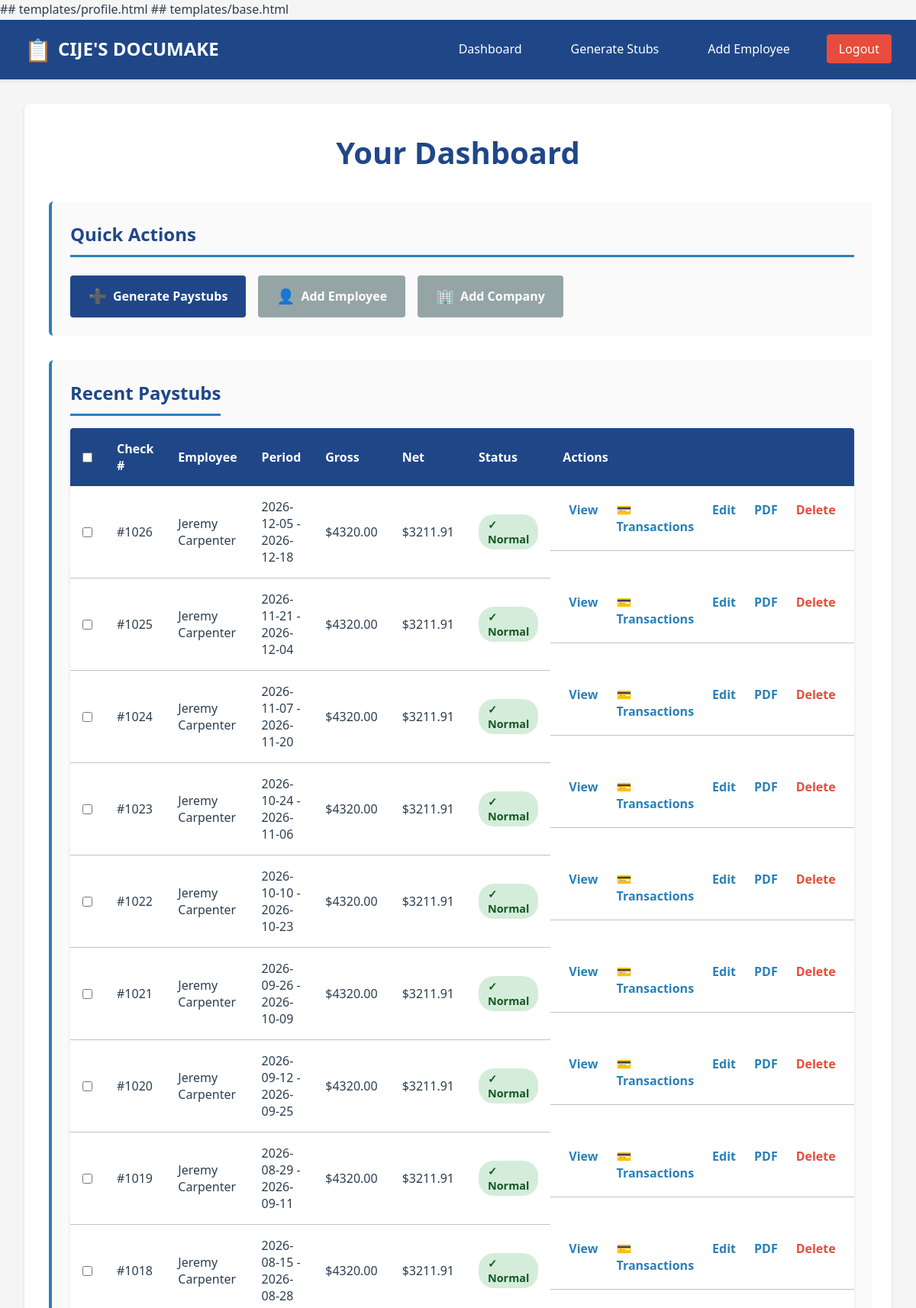
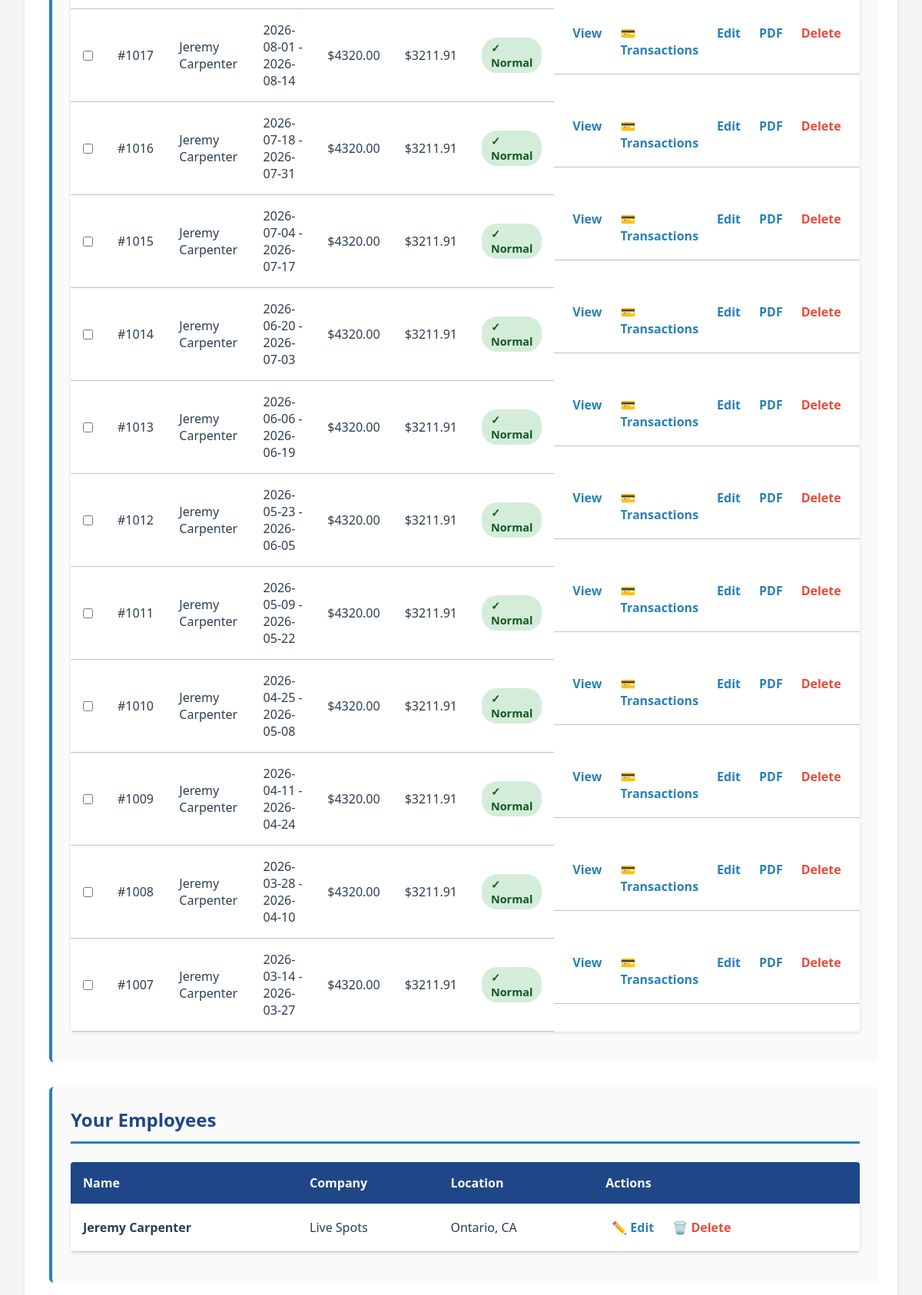
Screenshot of /profile (signed in, upper part) with the database file from the repository (2 pictures, top to bottom).
### tables this page shows
CREATE TABLE paystubs (
        id INTEGER PRIMARY KEY AUTOINCREMENT,
        employee_id INTEGER NOT NULL,
        user_id INTEGER NOT NULL,
        check_number INTEGER NOT NULL,
        period_start DATE NOT NULL,
        period_end DATE NOT NULL,
        hours_worked REAL DEFAULT 80,
        gross_pay REAL NOT NULL,
        federal_tax REAL NOT NULL,
        state_tax REAL NOT NULL,
        social_security REAL NOT NULL,
        medicare REAL NOT NULL,
        other_deductions REAL DEFAULT 0,
        net_pay REAL NOT NULL,
        ytd_gross REAL NOT NULL,
        ytd_federal REAL NOT NULL,
        ytd_state REAL NOT NULL,
        ytd_fica REAL NOT NULL,
        ytd_net REAL NOT NULL,
        pdf_blob BLOB,
        edited INTEGER DEFAULT 0,
        created_at TIMESTAMP DEFAULT CURRENT_TIMESTAMP,
        FOREIGN KEY(employee_id) REFERENCES employees(id) ON DELETE CASCADE,
        FOREIGN KEY(user_id) REFERENCES users(id) ON DELETE CASCADE
    );

CREATE TABLE employees (
        id INTEGER PRIMARY KEY AUTOINCREMENT,
        user_id INTEGER NOT NULL,
        company_id INTEGER NOT NULL,
        name TEXT NOT NULL,
        ssn TEXT,
        street TEXT,
        city TEXT,
        state TEXT,
        zip TEXT,
        pay_rate REAL NOT NULL,
        is_hourly INTEGER DEFAULT 1,
        pay_frequency TEXT DEFAULT 'biweekly',
        created_at TIMESTAMP DEFAULT CURRENT_TIMESTAMP,
        FOREIGN KEY(user_id) REFERENCES users(id) ON DELETE CASCADE,
        FOREIGN KEY(company_id) REFERENCES companies(id) ON DELETE CASCADE
    );

CREATE TABLE companies (
        id INTEGER PRIMARY KEY AUTOINCREMENT,
        user_id INTEGER NOT NULL,
        name TEXT NOT NULL,
        ein TEXT,
        address TEXT,
        phone TEXT,
        created_at TIMESTAMP DEFAULT CURRENT_TIMESTAMP,
        FOREIGN KEY(user_id) REFERENCES users(id) ON DELETE CASCADE
    );

### app.py (the view)
@app.route('/profile')
@login_required
def profile():
    conn = sqlite3.connect('paystub.db')
    c = conn.cursor()
    c.execute("SELECT id, name, ein FROM companies WHERE user_id=? ORDER BY name",
              (current_user.id,))
    companies = c.fetchall()
    c.execute("""
        SELECT e.id, e.name, e.city, e.state, c.name as company_name
        FROM employees e
        JOIN companies c ON e.company_id = c.id
        WHERE e.user_id = ?
        ORDER BY c.name, e.name
    """, (current_user.id,))
    employees = c.fetchall()
    c.execute("""
        SELECT p.id, p.check_number, p.period_start, p.period_end, p.gross_pay,
               p.net_pay, e.name, p.edited
        FROM paystubs p
        JOIN employees e ON p.employee_id = e.id
        WHERE p.user_id = ?
        ORDER BY p.check_number DESC
        LIMIT 20
    """, (current_user.id,))
    paystubs = c.fetchall()
    conn.close()
    return render_template('profile.html', companies=companies, employees=employees, paystubs=paystubs)

### app.py (called while the page is built)
@login_manager.user_loader
def load_user(user_id):
    conn = sqlite3.connect('paystub.db')
    c = conn.cursor()
    c.execute("SELECT id, email FROM users WHERE id=?", (user_id,))
    row = c.fetchone()
    conn.close()
    return User(row[0], row[1]) if row else None

### templates/profile.html (shortened to what this page needs)
{% extends "base.html" %}
{% block content %}
<div class="dashboard">
    <h1 class="page-title">Your Dashboard</h1>
    <div class="dashboard-grid">
        <section class="dashboard-section">
            <h2 class="section-title">Quick Actions</h2>
            <div class="action-buttons">
                <a href="{{ url_for('generate') }}" class="btn btn-primary">
                    <span class="btn-icon">➕</span> Generate Paystubs
                </a>
                <a href="{{ url_for('create_employee') }}" class="btn btn-secondary">
                    <span class="btn-icon">👤</span> Add Employee
                </a>
                <a href="{{ url_for('create_company') }}" class="btn btn-secondary">
                    <span class="btn-icon">🏢</span> Add Company
                </a>
            </div>
        </section>
        <section class="dashboard-section">
            <div style="display: flex; justify-content: space-between; align-items: center; margin-bottom: 1rem;">
                <h2 class="section-title" style="margin-bottom: 0;">Recent Paystubs</h2>
            </div>
            {% if paystubs %}
                <form method="POST" action="{{ url_for('mass_delete_stubs') }}" id="massDeleteForm">
                    <table class="data-table">
                        <thead>
                            <tr>
                                <th style="width: 40px;">
                                    <input type="checkbox" id="selectAll" onchange="toggleAllCheckboxes()">
                                </th>
                                <th>Check #</th>
                                <th>Employee</th>
                                <th>Period</th>
                                <th>Gross</th>
                                <th>Net</th>
                                <th>Status</th>
                                <th>Actions</th>
                            </tr>
                        </thead>
                        <tbody>
                            {% for stub in paystubs %}
                            <tr class="{% if stub[7] %}edited{% endif %}">
                                <td>
                                    <input type="checkbox" name="stub_ids" value="{{ stub[0] }}" class="stub-checkbox" onchange="updateDeleteButton()">
                                </td>
                                <td>#{{ stub[1] }}</td>
                                <td>{{ stub[6] }}</td>
                                <td>{{ stub[2] | string }} - {{ stub[3] | string }}</td>
                                <td>${{ "%.2f"|format(stub[4]) }}</td>
                                <td>${{ "%.2f"|format(stub[5]) }}</td>
                                <td>
                                    <span class="status-badge {% if stub[7] %}edited{% else %}normal{% endif %}">
                                        {% if stub[7] %}✏️ Edited{% else %}✓ Normal{% endif %}
                                    </span>
                                </td>
                                <td class="action-links">
                                    <a href="{{ url_for('view_stub', stub_id=stub[0]) }}" class="link-btn">View</a>
                                    <a href="{{ url_for('view_transactions', stub_id=stub[0]) }}" class="link-btn">💳 Transactions</a>
                                    <a href="{{ url_for('edit_stub', stub_id=stub[0]) }}" class="link-btn">Edit</a>
                                    <a href="{{ url_for('download_stub', stub_id=stub[0]) }}" class="link-btn">PDF</a>
                                    <a href="{{ url_for('delete_stub', stub_id=stub[0]) }}" class="link-btn link-danger" onclick="return confirm('Delete this paystub?')">Delete</a>
                                </td>
                            </tr>
                            {% endfor %}
                        </tbody>
                    </table>
                </form>
            {% else %}
                <p class="empty-state">No paystubs yet. <a href="{{ url_for('generate') }}">Generate some now!</a></p>
            {% endif %}
        </section>
        <section class="dashboard-section">
            <h2 class="section-title">Your Employees</h2>
            {% if employees %}
                <table class="data-table">
                    <thead>
                        <tr>
                            <th>Name</th>
                            <th>Company</th>
                            <th>Location</th>
                            <th>Actions</th>
                        </tr>
                    </thead>
                    <tbody>
                        {% for emp in employees %}
                        <tr>
                            <td><strong>{{ emp[1] }}</strong></td>
                            <td>{{ emp[4] }}</td>
                            <td>{{ emp[2] or '' }}{% if emp[2] and emp[3] %}, {% endif %}{{ emp[3] or '' }}</td>
                            <td class="action-links">
                                <a href="{{ url_for('edit_employee', employee_id=emp[0]) }}" class="link-btn">✏️ Edit</a>
                                <a href="{{ url_for('delete_employee', employee_id=emp[0]) }}" class="link-btn link-danger" onclick="return confirm('Delete this employee? This will also delete all associated paystubs!')">🗑️ Delete</a>
                            </td>
                        </tr>
                        {% endfor %}
                    </tbody>
                </table>
            {% else %}
                <p class="empty-state">No employees yet. <a href="{{ url_for('create_employee') }}">Add one now!</a></p>
            {% endif %}
        </section>
    </div>
</div>
{% endblock %}

### static/style.css (style rules this page uses)
* { margin: 0; padding: 0; box-sizing: border-box; }
:root { --primary-color: #1f4788; --secondary-color: #2980b9; --success-color: #27ae60; --danger-color: #e74c3c; --warning-color: #f39c12; --light-bg: #ecf0f1; --dark-text: #2c3e50; --border-color: #bdc3c7; --shadow: 0 2px 4px rgba(0,0,0,0.1); --transition: all 0.3s ease; }
body { font-family: 'Segoe UI', Tahoma, Geneva, Verdana, sans-serif; background-color: #f5f5f5; color: var(--dark-text); line-height: 1.6; }
.page-title { font-size: 2.5rem; margin-bottom: 2rem; color: var(--primary-color); text-align: center; }
.section-title { font-size: 1.5rem; margin-bottom: 1.5rem; color: var(--primary-color); border-bottom: 3px solid var(--secondary-color); padding-bottom: 0.5rem; }
.btn { display: inline-flex; align-items: center; gap: 0.5rem; padding: 0.75rem 1.5rem; border: none; border-radius: 4px; font-size: 1rem; cursor: pointer; transition: var(--transition); text-decoration: none; font-weight: 600; }
.btn-primary { background-color: var(--primary-color); color: white; }
.btn-secondary { background-color: #95a5a6; color: white; }
.btn-icon { font-size: 1.2rem; }
.data-table, .paystub-table { width: 100%; border-collapse: collapse; margin: 1rem 0; background: white; border-radius: 4px; overflow: hidden; box-shadow: var(--shadow); }
.data-table thead, .paystub-table thead { background-color: var(--primary-color); color: white; }
.data-table th, .paystub-table th { padding: 1rem; text-align: left; font-weight: 600; }
.data-table td, .paystub-table td { padding: 1rem; border-bottom: 1px solid var(--border-color); }
.status-badge { display: inline-block; padding: 0.25rem 0.75rem; border-radius: 20px; font-size: 0.9rem; font-weight: 600; }
.status-badge.normal { background-color: #d4edda; color: #155724; }
.action-links { display: flex; gap: 0.5rem; }
.link-btn { color: var(--secondary-color); text-decoration: none; font-weight: 600; transition: var(--transition); padding: 0.25rem 0.5rem; }
.link-danger { color: var(--danger-color); }
.dashboard { background: white; padding: 2rem; border-radius: 8px; box-shadow: var(--shadow); }
.dashboard-grid { display: grid; gap: 2rem; }
.dashboard-section { background: #fafafa; padding: 1.5rem; border-radius: 6px; border-left: 4px solid var(--secondary-color); }
.action-buttons { display: flex; gap: 1rem; flex-wrap: wrap; }

### rows the page displays
paystubs: check_number "1026", name "Jeremy Carpenter", period_start "2026-12-05", period_end "2026-12-18", gross_pay "4320.00", net_pay "3211.91", edited "✓ Normal"
paystubs: check_number "1025", name "Jeremy Carpenter", period_start "2026-11-21", period_end "2026-12-04", gross_pay "4320.00", net_pay "3211.91", edited "✓ Normal"
paystubs: check_number "1024", name "Jeremy Carpenter", period_start "2026-11-07", period_end "2026-11-20", gross_pay "4320.00", net_pay "3211.91", edited "✓ Normal"
paystubs: check_number "1023", name "Jeremy Carpenter", period_start "2026-10-24", period_end "2026-11-06", gross_pay "4320.00", net_pay "3211.91", edited "✓ Normal"
paystubs: check_number "1022", name "Jeremy Carpenter", period_start "2026-10-10", period_end "2026-10-23", gross_pay "4320.00", net_pay "3211.91", edited "✓ Normal"
paystubs: check_number "1021", name "Jeremy Carpenter", period_start "2026-09-26", period_end "2026-10-09", gross_pay "4320.00", net_pay "3211.91", edited "✓ Normal"
paystubs: check_number "1020", name "Jeremy Carpenter", period_start "2026-09-12", period_end "2026-09-25", gross_pay "4320.00", net_pay "3211.91", edited "✓ Normal"
paystubs: check_number "1019", name "Jeremy Carpenter", period_start "2026-08-29", period_end "2026-09-11", gross_pay "4320.00", net_pay "3211.91", edited "✓ Normal"
paystubs: check_number "1018", name "Jeremy Carpenter", period_start "2026-08-15", period_end "2026-08-28", gross_pay "4320.00", net_pay "3211.91", edited "✓ Normal"
paystubs: check_number "1017", name "Jeremy Carpenter", period_start "2026-08-01", period_end "2026-08-14", gross_pay "4320.00", net_pay "3211.91", edited "✓ Normal"
paystubs: check_number "1016", name "Jeremy Carpenter", period_start "2026-07-18", period_end "2026-07-31", gross_pay "4320.00", net_pay "3211.91", edited "✓ Normal"
paystubs: check_number "1015", name "Jeremy Carpenter", period_start "2026-07-04", period_end "2026-07-17", gross_pay "4320.00", net_pay "3211.91", edited "✓ Normal"
paystubs: check_number "1014", name "Jeremy Carpenter", period_start "2026-06-20", period_end "2026-07-03", gross_pay "4320.00", net_pay "3211.91", edited "✓ Normal"
paystubs: check_number "1013", name "Jeremy Carpenter", period_start "2026-06-06", period_end "2026-06-19", gross_pay "4320.00", net_pay "3211.91", edited "✓ Normal"
paystubs: check_number "1012", name "Jeremy Carpenter", period_start "2026-05-23", period_end "2026-06-05", gross_pay "4320.00", net_pay "3211.91", edited "✓ Normal"
paystubs: check_number "1011", name "Jeremy Carpenter", period_start "2026-05-09", period_end "2026-05-22", gross_pay "4320.00", net_pay "3211.91", edited "✓ Normal"
paystubs: check_number "1010", name "Jeremy Carpenter", period_start "2026-04-25", period_end "2026-05-08", gross_pay "4320.00", net_pay "3211.91", edited "✓ Normal"
paystubs: check_number "1009", name "Jeremy Carpenter", period_start "2026-04-11", period_end "2026-04-24", gross_pay "4320.00", net_pay "3211.91", edited "✓ Normal"
paystubs: check_number "1008", name "Jeremy Carpenter", period_start "2026-03-28", period_end "2026-04-10", gross_pay "4320.00", net_pay "3211.91", edited "✓ Normal"
paystubs: check_number "1007", name "Jeremy Carpenter", period_start "2026-03-14", period_end "2026-03-27", gross_pay "4320.00", net_pay "3211.91", edited "✓ Normal"
employees: name "Jeremy Carpenter", name "Live Spots", city "Ontario", state "CA"
